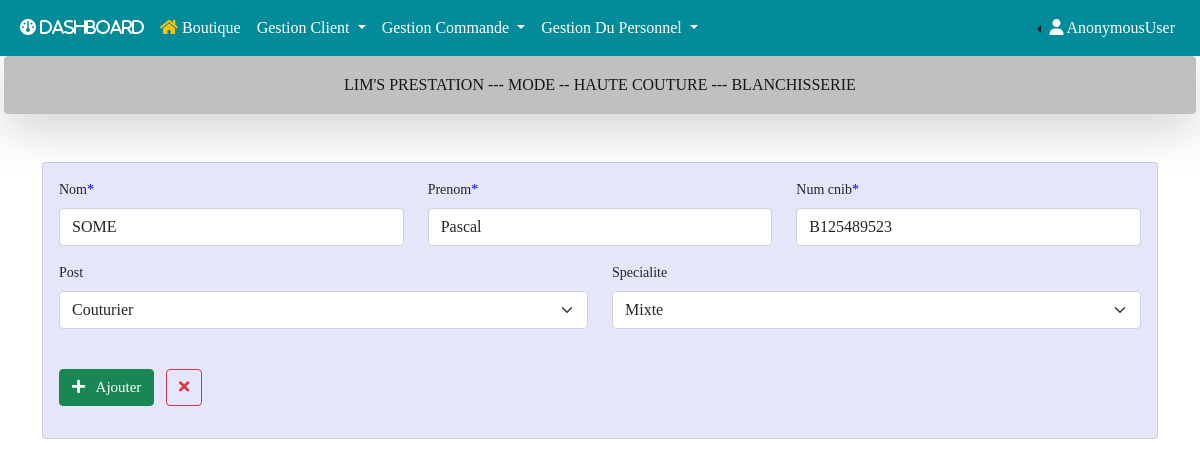
/personnel/edit/1, run on the app's committed database.
### gestion/models.py (models this page shows, shortened)
class Couturier(models.Model):
    SPECIALITE = (
        ('Femme', 'Femme'),
        ('Homme', 'Homme'),
        ('Mixte', 'Mixte'),
    )
    nom = models.CharField(max_length=100, null=True)
    prenom = models.CharField(max_length=100, null=True)
    num_cnib = models.CharField(max_length=100, null=True)
    post = models.ForeignKey(Post, null=True, blank=True, on_delete=models.CASCADE)
    specialite = models.CharField(max_length=100, null=True, blank=True, choices=SPECIALITE)
    created_at = models.DateTimeField(auto_now_add=True)
    modified_at = models.DateTimeField(auto_now_add=True)

### gestion/views.py (the view)
# urls.py: path('personnel/edit/<int:id>', views.edit_personnel, name='edit_personnel'),
def edit_personnel(request, id):
    personnel = Couturier.objects.get(id=id)
    if request.method == 'POST':
        form = CouturierForm(request.POST, instance=personnel)
        if form.is_valid():
            form.save(id)
            messages.success(request, f"Personnel {personnel} modifiéé avec succès !")
            return redirect('personnel')
    else:
        form = CouturierForm(instance=personnel)
    return render(request, 'gestion/personnel/edit.html', {'form':form})

### gestion/forms.py
class CouturierForm(forms.ModelForm):
    class  Meta:
        model = Couturier
        fields = '__all__'

### gestion/models.py (called while the page is built)
    def __str__(self):
        return self.libelle

### gestion/templates/gestion/personnel/edit.html (shortened to what this page needs)
{% extends 'base.html' %}
{% load crispy_forms_tags %}
{% block main%}
   <div class="container mt-3 w-80">
      <form method="POST" style="font-size: 14px; background-color: #E6E6FA" class="card p-3 mt-5" autocomplete="on" enctype="multipart/form-data">
         <div class="row">
            <div class="col-4">{{form.nom|as_crispy_field}}</div>
            <div class="col-4">{{form.prenom|as_crispy_field}}</div>
            <div class="col-4">{{form.num_cnib|as_crispy_field}}</div>
         </div>
         <div class="row">
            <div class="col-6">{{form.post|as_crispy_field}}</div>
            <div class="col-6">{{form.specialite|as_crispy_field}}</div>
         </div>
         <div class="mt-4" style="width: 100p%;">
            <button style= "font-size: 15px;" type="submit" class="btn btn-success mb-3">
            <i class="fas fa-plus"></i>&nbsp;&nbsp; Ajouter
            </button>
            <a style= "font-size: 15px;" href="{% url 'personnel' %}" type="button" class="btn btn-outline-danger mb-3 ms-2" style="wdith: 50px;" title="Close">
                  <i class="fas fa-times"></i>
            </a>
         </div>
      </form>
   </div>
{% endblock main%}

### lims/static/css/styles.css (style rules this page uses)
* { padding: 0; margin: 0; box-sizing: border-box; list-style-type: none; text-decoration: none; font-family: "verdana"; }
.asteriskField { color: blue; }

### data on the page
Couturier: nom "SOME", prenom "Pascal", num_cnib "B125489523", post "Couturier", specialite "Mixte"

### other printed values
{{ request.user }} "AnonymousUser"
